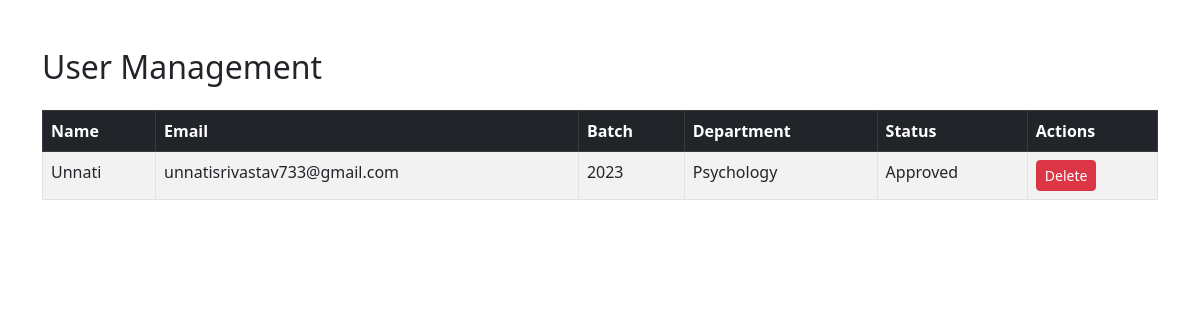
Page /admin (signed in) on the committed database.
### tables this page shows
CREATE TABLE alumni (
                        id INTEGER PRIMARY KEY AUTOINCREMENT,
                        name TEXT,
                        email TEXT UNIQUE,
                        password TEXT,
                        batch TEXT,
                        branch TEXT
                    , work_experience TEXT, achievements TEXT, approved INTEGER DEFAULT 0);

### app.py (the view, shortened to what this page needs)
@app.route("/admin", methods=["GET", "POST"])
def admin_panel():
    if "admin" not in session:
        return redirect(url_for("admin_login"))
    conn = sqlite3.connect("database.db")
    cursor = conn.cursor()
    cursor.execute("PRAGMA table_info(alumni)")
    columns = [col[1] for col in cursor.fetchall()]
    if "approved" not in columns:
        cursor.execute("ALTER TABLE alumni ADD COLUMN approved INTEGER DEFAULT 0")
        conn.commit()
    cursor.execute("SELECT id, name, email, batch, branch, approved FROM alumni")
    users = cursor.fetchall()
    conn.close()
    return render_template("admin.html", users=users)

### templates/admin.html (shortened to what this page needs)
<!DOCTYPE html>
<html lang="en">
<head>
    <link href="https://cdn.jsdelivr.net/npm/bootstrap@5.3.0/dist/css/bootstrap.min.css" rel="stylesheet">
</head>
<body>
    <div class="container mt-5">
        <h2 class="mb-4">User Management</h2>
        <table class="table table-bordered table-striped">
            <thead class="table-dark">
                <tr>
                    <th>Name</th>
                    <th>Email</th>
                    <th>Batch</th>
                    <th>Department</th>
                    <th>Status</th>
                    <th>Actions</th>
                </tr>
            </thead>
            <tbody>
                {% for user in users %}
                <tr>
                    <td>{{ user[1] }}</td>
                    <td>{{ user[2] }}</td>
                    <td>{{ user[3] }}</td>
                    <td>{{ user[4] }}</td>
                    <td>{% if user[5] == 1 %}Approved{% else %}Pending{% endif %}</td>
                    <td>
                        <form method="post" style="display:inline;">
                            <button type="submit" class="btn btn-danger btn-sm">Delete</button>
                        </form>
                    </td>
                </tr>
                {% endfor %}
            </tbody>
        </table>
    </div>
</body>
</html>

### rows in the picture
alumni: name "Unnati", email "unnatisrivastav733@gmail.com", batch "2023", branch "Psychology", approved "Approved"
